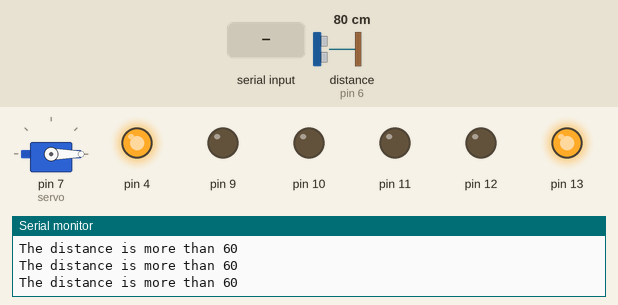
This sketch was run on a simulated Arduino Uno, built with avr-gcc and run on an emulated ATmega328P. On the bench: servo, output pins drawn as LEDs (lit = HIGH), the last lines printed to the serial monitor. Wiring (inferred from the names in the program): ultrasonic range finder: trigger pin 5; echo pin 6. Inputs (shaded band) come from the test bench; at power-on: distance to the obstacle (sensor on pin 6) 80 cm. The echo pulse lasts 58.3 µs per cm; pins used as bus, display or sensor lines are not drawn.

Above: at 1.2 s.
1.3 s: distance to the obstacle (sensor on pin 6) set to 12 cm
3.0 s: distance to the obstacle (sensor on pin 6) set to 9 cm
At 3.9 s:
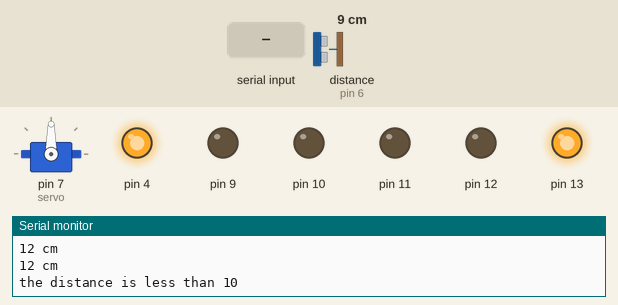
4.5 s: "1" received over Serial
At 5.1 s:
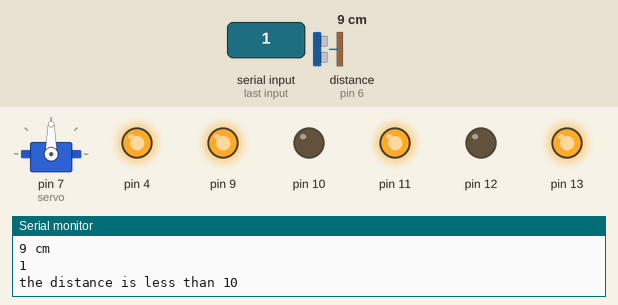
6.1 s: "2" received over Serial
At 7.0 s:
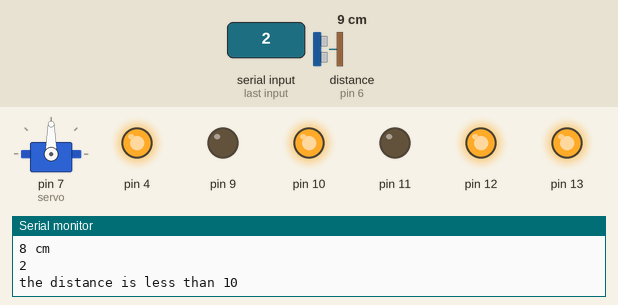
7.8 s: "3" received over Serial
At 9.0 s:
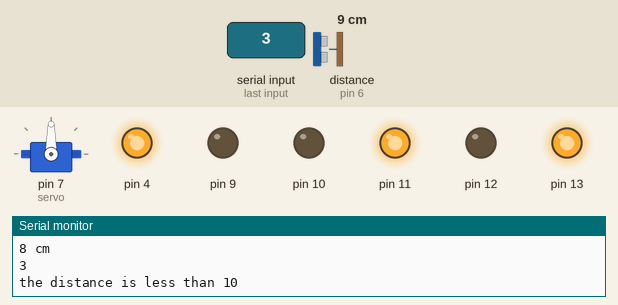
9.4 s: distance to the obstacle (sensor on pin 6) set to 299 cm
At 11.0 s:
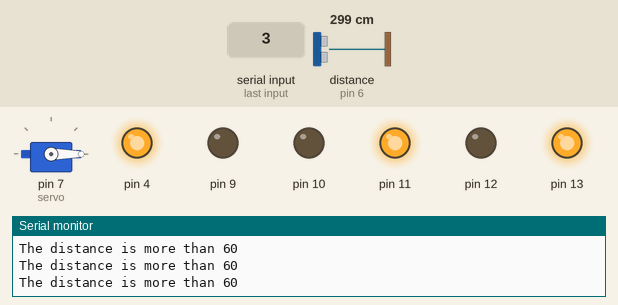
Timing chart, 0 to 12.1 s (numbered marks = the images above; inputs shaded):
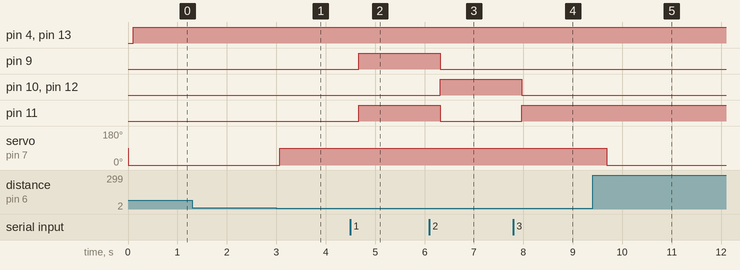

Measured:
- the behaviour switches between 11 and 10 cm on distance to the obstacle (sensor on pin 6) (found by bisection; images 0 and 1)
- after the input at 3.0 s, servo on pin 7 (servo): 0° → 90° after 0.07 s
- after the input at 4.5 s, pin 9, pin 11: LOW → HIGH after 0.17 s
- after the input at 6.1 s, pin 9, pin 11: HIGH → LOW after 0.22 s; pin 10, pin 12: LOW → HIGH after 0.22 s
- after the input at 7.8 s, pin 10, pin 12: HIGH → LOW after 0.17 s; pin 11: LOW → HIGH after 0.17 s
- after the input at 9.4 s, servo on pin 7 (servo): 90° → 0° after 0.29 s

The sketch:

d.ino
```cpp
#include <Servo.h>
#define trigPin 5
#define echoPin 6
Servo servo;
int sound = 250;
char t;
void setup() {
Serial.begin (9600);
pinMode(trigPin, OUTPUT);
pinMode(echoPin, INPUT);
servo.attach(7);
pinMode(9,OUTPUT);

pinMode(10,OUTPUT);

pinMode(11,OUTPUT);

pinMode(12,OUTPUT);
pinMode(13,OUTPUT);
pinMode(4,OUTPUT);
}
void loop(){
  s();
  m();
}
void s() {

long duration, distance;
digitalWrite(trigPin, LOW);
delayMicroseconds(2);
digitalWrite(trigPin, HIGH);
delayMicroseconds(10);
digitalWrite(trigPin, LOW);
duration = pulseIn(echoPin, HIGH);
distance = (duration/2) / 29.1;
if (distance < 10)
{
Serial.println("the distance is less than 10");
servo.write(90);
delay(1500);
}
else {
servo.write(0);
}
if (distance > 60 || distance <= 0){
Serial.println("The distance is more than 60");
}
else {
Serial.print(distance);
Serial.println(" cm");
}
delay(100);

}
void m() {
   digitalWrite(4, HIGH);

  digitalWrite(13,HIGH);

if(Serial.available()){
  t = Serial.read();
  Serial.println(t);
}
if(t == '1'){
  digitalWrite(9,HIGH);
  digitalWrite(10,LOW);
  digitalWrite(11,HIGH);
  digitalWrite(12,LOW);
}
else if(t == '2'){
  digitalWrite(9,LOW);
  digitalWrite(10,HIGH);
  digitalWrite(11,LOW);
  digitalWrite(12,HIGH);}
  else if(t == '3'){
  digitalWrite(9,LOW);
  digitalWrite(10,LOW);
  digitalWrite(11,HIGH);
  digitalWrite(12,LOW);
}
else if(t == '4'){
  digitalWrite(9,HIGH);
  digitalWrite(10,LOW);
  digitalWrite(11,LOW);
  digitalWrite(12,LOW);
}
else if(t == '5'){
  digitalWrite(9,LOW);
  digitalWrite(10,LOW);
  digitalWrite(11,LOW);
  digitalWrite(12,LOW);
}

delay(50);

}
```
